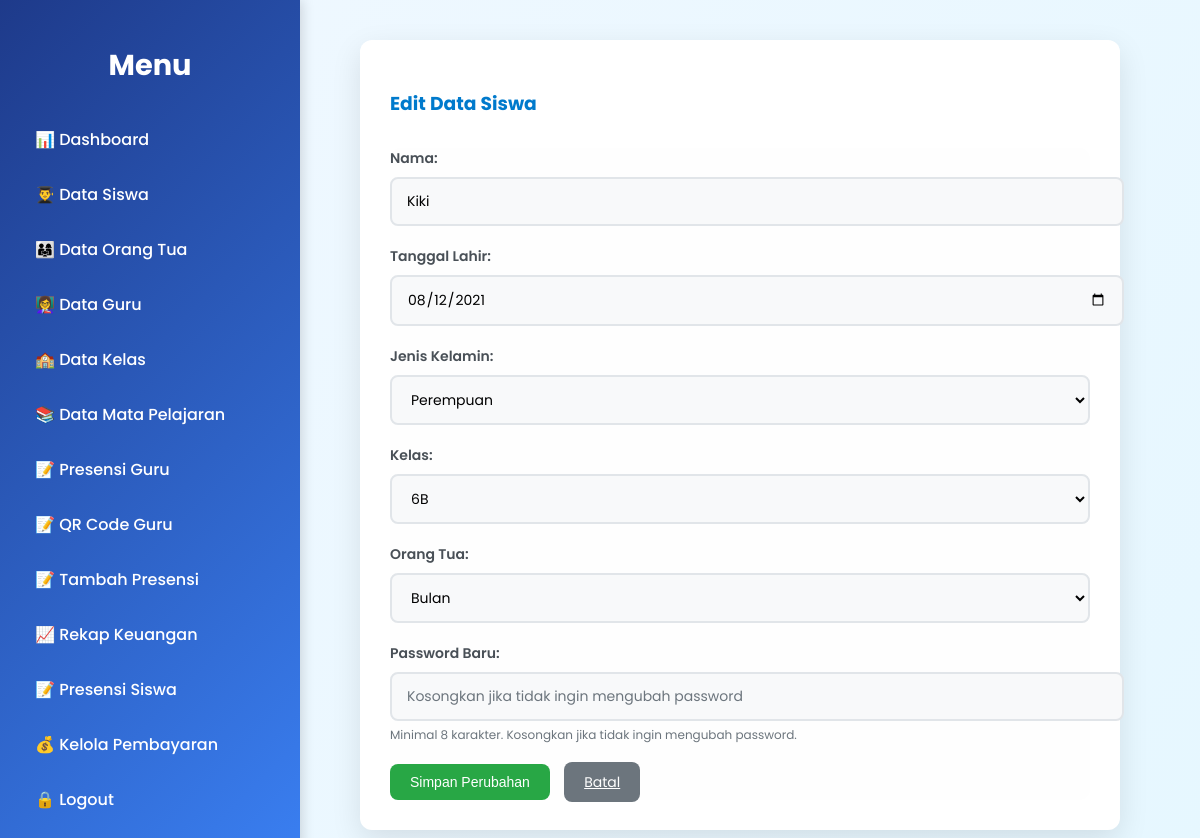
/absen/data_siswa/edit/3/, run on the app's committed database.
### rumahbelajar/models.py (models this page shows, shortened)
class Siswa(models.Model):
    user = models.OneToOneField(User, on_delete=models.CASCADE, related_name='rumahbelajar_siswa')
    nama = models.CharField(max_length=100)
    tanggal_lahir = models.DateField()
    jenis_kelamin = models.CharField(max_length=10)
    orang_tua = models.ForeignKey(OrangTua, on_delete=models.CASCADE)
    kelas = models.ForeignKey(Kelas, on_delete=models.SET_NULL, null=True, related_name='siswa')

### rumahbelajar/views.py (the view)
# urls.py: path('data_siswa/edit/<int:pk>/', views.edit_siswa, name='edit_siswa'),
@csrf_exempt
def edit_siswa(request, pk):
    siswa = get_object_or_404(Siswa, pk=pk)
    if request.method == "POST":
        form = SiswaForm(request.POST, instance=siswa)
        new_password = request.POST.get('password')
        if form.is_valid():
            form.save()
            if new_password and new_password.strip():
                if len(new_password) < 8:
                    messages.error(request, 'Password harus minimal 8 karakter!')
                    return render(request, 'admin/edit_siswa.html', {
                        'form': form,
                        'siswa': siswa,
                    })
                try:
                    siswa.user.set_password(new_password)
                    siswa.user.save()
                    messages.success(request, "Data siswa dan password berhasil diupdate.")
                except Exception as e:
                    messages.error(request, f'Gagal mengubah password: {str(e)}')
            else:
                messages.success(request, "Data siswa berhasil diupdate.")
            return redirect('rumahbelajar:data_siswa')
        else:
            messages.error(request, "Gagal mengupdate data siswa. Periksa inputan.")
    else:
        form = SiswaForm(instance=siswa)
    return render(request, 'admin/edit_siswa.html', {
        'form': form,
        'siswa': siswa,
    })

### rumahbelajar/forms.py
class SiswaForm(forms.ModelForm):
    JENIS_KELAMIN_CHOICES = [
        ('Laki-laki', 'Laki-laki'),
        ('Perempuan', 'Perempuan'),
    ]
    jenis_kelamin = forms.ChoiceField(choices=JENIS_KELAMIN_CHOICES, widget=forms.Select(attrs={'class': 'form-control'}))
    password = forms.CharField(
        widget=forms.PasswordInput(attrs={'class': 'form-control', 'placeholder': 'Kosongkan jika tidak ingin mengubah password'}),
        required=False,
        help_text="Minimal 8 karakter. Kosongkan jika tidak ingin mengubah password."
    )
    class Meta:
        model = Siswa
        fields = ['nama', 'tanggal_lahir', 'jenis_kelamin', 'kelas', 'orang_tua']
        widgets = {
            'nama': forms.TextInput(attrs={'class': 'form-control'}),
            'tanggal_lahir': forms.DateInput(attrs={'class': 'form-control', 'type': 'date'}),
            'kelas': forms.Select(attrs={'class': 'form-control'}),
            'orang_tua': forms.Select(attrs={'class': 'form-control'}),
        }

### rumahbelajar/models.py (called while the page is built)
    def __str__(self):
        return self.nama

    def __str__(self):
        return self.nama

### rumahbelajar/templates/admin/edit_siswa.html (shortened to what this page needs)
<!DOCTYPE html>
<html lang="id">
<head>
    <link href="https://unpkg.com/aos@2.3.1/dist/aos.css" rel="stylesheet">
</head>
<body>
    <nav class="sidebar">
        <h2>Menu</h2>
        <ul>
            <li><a href="{% url 'rumahbelajar:dashboard_admin' %}">📊 Dashboard</a></li>
            <li><a href="{% url 'rumahbelajar:data_siswa' %}">👨‍🎓 Data Siswa</a></li>
            <li><a href="{% url 'rumahbelajar:data_orang_tua' %}">👨‍👩‍👧 Data Orang Tua</a></li>
            <li><a href="{% url 'rumahbelajar:data_guru_admin' %}">👩‍🏫 Data Guru</a></li>
            <li><a href="{% url 'rumahbelajar:kelas' %}">🏫 Data Kelas</a></li>
            <li><a href="{% url 'rumahbelajar:mata_pelajaran_admin' %}">📚 Data Mata Pelajaran</a></li>
            <li><a href="{% url 'rumahbelajar:presensi_guru_admin' %}">📝 Presensi Guru</a></li>
            <li><a href="{% url 'rumahbelajar:generate_admin_qrcode' %}">📝 QR Code Guru</a></li>
            <li><a href="{% url 'rumahbelajar:tambah_presensi' %}">📝 Tambah Presensi</a></li>
            <li><a href="{% url 'keuangan:rekap_keuangan' %}">📈 Rekap Keuangan</a></li>
            <li><a href="{% url 'rumahbelajar:presensi_siswa_admin' %}">📝 Presensi Siswa</a></li>
            <li><a href="{% url 'keuangan:kelola_pembayaran' %}">💰 Kelola Pembayaran</a></li>
            <li><a href="{% url 'rumahbelajar:login' %}"><span>🔒</span> Logout</a></li>
        </ul>
    </nav>
    <div class="main-content" data-aos="fade-up">
        <div class="container">
            <h3>Edit Data Siswa</h3>
            <form method="post" action="{% url 'rumahbelajar:edit_siswa' siswa.id %}">
                <div class="card p-4 shadow-sm">
                    <div class="form-group">
                        <label for="{{ form.nama.id_for_label }}">Nama:</label>
                        {{ form.nama }}
                    </div>
                    <div class="form-group">
                        <label for="{{ form.tanggal_lahir.id_for_label }}">Tanggal Lahir:</label>
                        {{ form.tanggal_lahir }}
                    </div>
                    <div class="form-group">
                        <label for="{{ form.jenis_kelamin.id_for_label }}">Jenis Kelamin:</label>
                        {{ form.jenis_kelamin }}
                    </div>
                    <div class="form-group">
                        <label for="{{ form.kelas.id_for_label }}">Kelas:</label>
                        {{ form.kelas }}
                    </div>
                    <div class="form-group">
                        <label for="{{ form.orang_tua.id_for_label }}">Orang Tua:</label>
                        {{ form.orang_tua }}
                    </div>
                    <div class="form-group">
                        <label for="{{ form.password.id_for_label }}">Password Baru:</label>
                        {{ form.password }}
                        <div class="help-text">{{ form.password.help_text }}</div>
                    </div>
                    <button type="submit" class="btn btn-success">Simpan Perubahan</button>
                    <a href="{% url 'rumahbelajar:data_siswa' %}" class="btn btn-secondary">Batal</a>
                </div>
            </form>
        </div>
    </div>
</body>
</html>

### rumahbelajar/templates/admin/edit_siswa.html (style rules this page uses)
body { font-family: 'Poppins', sans-serif; background: linear-gradient(120deg, #f0f8ff, #e6f7ff); color: #333; margin: 0; padding: 0; }
nav.sidebar { width: 260px; background: linear-gradient(135deg, #1e3a8a, #3b82f6); color: white; padding: 20px; position: fixed; height: 100%; box-shadow: 2px 0 12px rgba(0, 0, 0, 0.15); transition: transform 0.3s ease; overflow-y: auto; top: 0; left: 0; z-index: 999; }
nav.sidebar h2 { font-size: 1.8rem; text-align: center; margin-bottom: 30px; }
nav.sidebar ul { list-style: none; padding: 0; }
nav.sidebar a { color: white; text-decoration: none; padding: 10px 15px; display: block; border-radius: 10px; transition: all 0.3s ease-in-out; font-weight: 500; margin-bottom: 10px; }
.main-content { margin-left: 280px; padding: 40px; }
.container { max-width: 700px; margin: auto; background: #ffffff; padding: 30px; border-radius: 12px; box-shadow: 0 10px 30px rgba(0,0,0,0.1); }
h3 { color: #007acc; margin-bottom: 30px; }
.btn { padding: 10px 20px; border-radius: 8px; font-size: 14px; border: none; cursor: pointer; transition: background 0.3s ease; margin-right: 10px; }
.btn-success { background-color: #28a745; color: white; }
.btn-secondary { background-color: #6c757d; color: white; }
.card { background: #fefefe; border-radius: 10px; }
.form-control { width: 100%; padding: 12px 15px; border: 2px solid #e1e5e9; border-radius: 8px; font-size: 14px; transition: all 0.3s ease; background-color: #f8f9fa; font-family: 'Poppins', sans-serif; }
.form-control::placeholder { color: #6c757d; }
.form-group { margin-bottom: 20px; }
.form-group label { display: block; font-weight: 600; color: #495057; margin-bottom: 8px; font-size: 14px; }
.help-text { font-size: 12px; color: #6c757d; margin-top: 5px; }

### data on the page
Siswa: nama "Kiki", tanggal_lahir "08/12/2021", jenis_kelamin "Perempuan", kelas "6B", orang_tua "Bulan"
